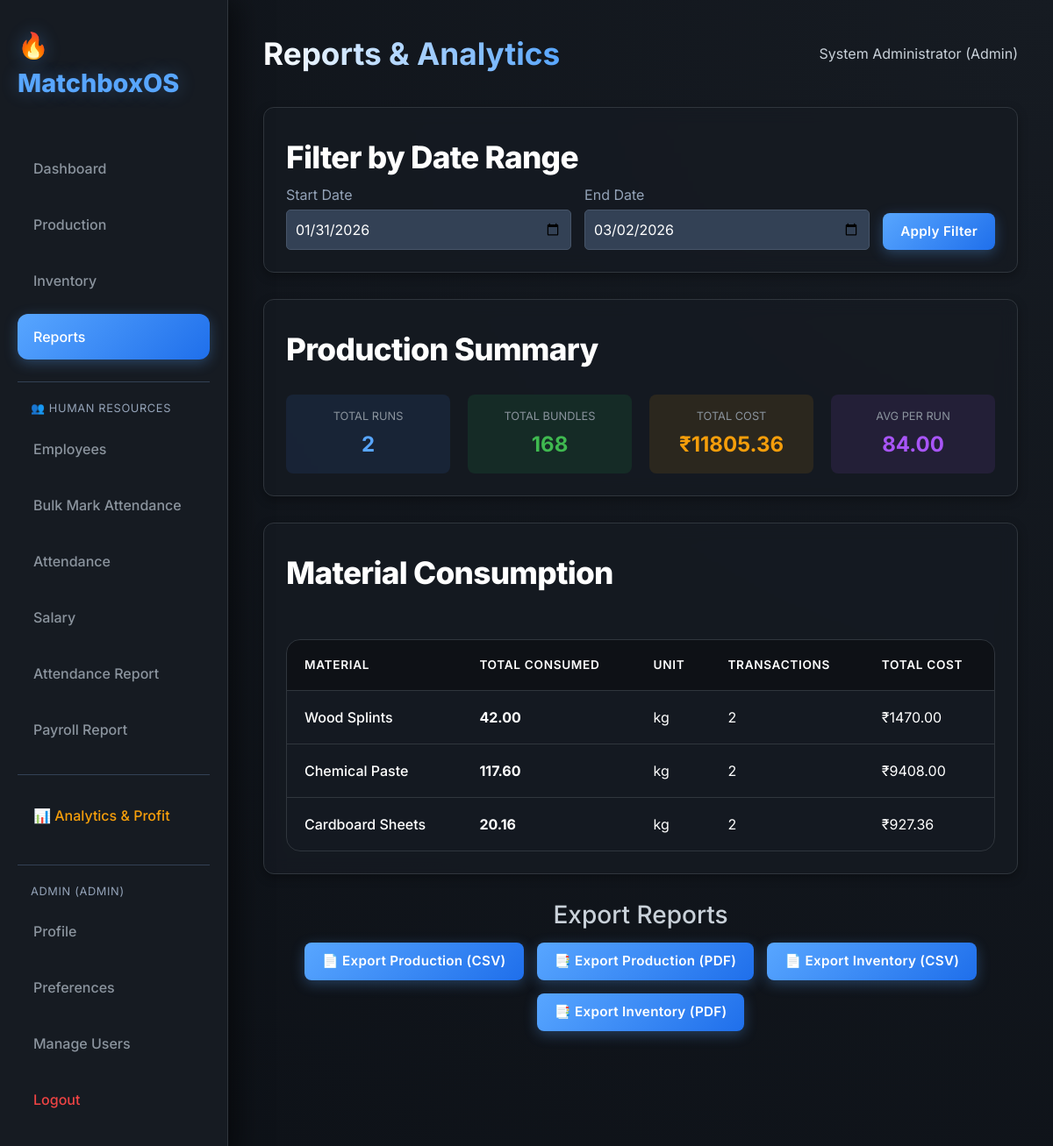
The app's page /reports (signed in), older data.
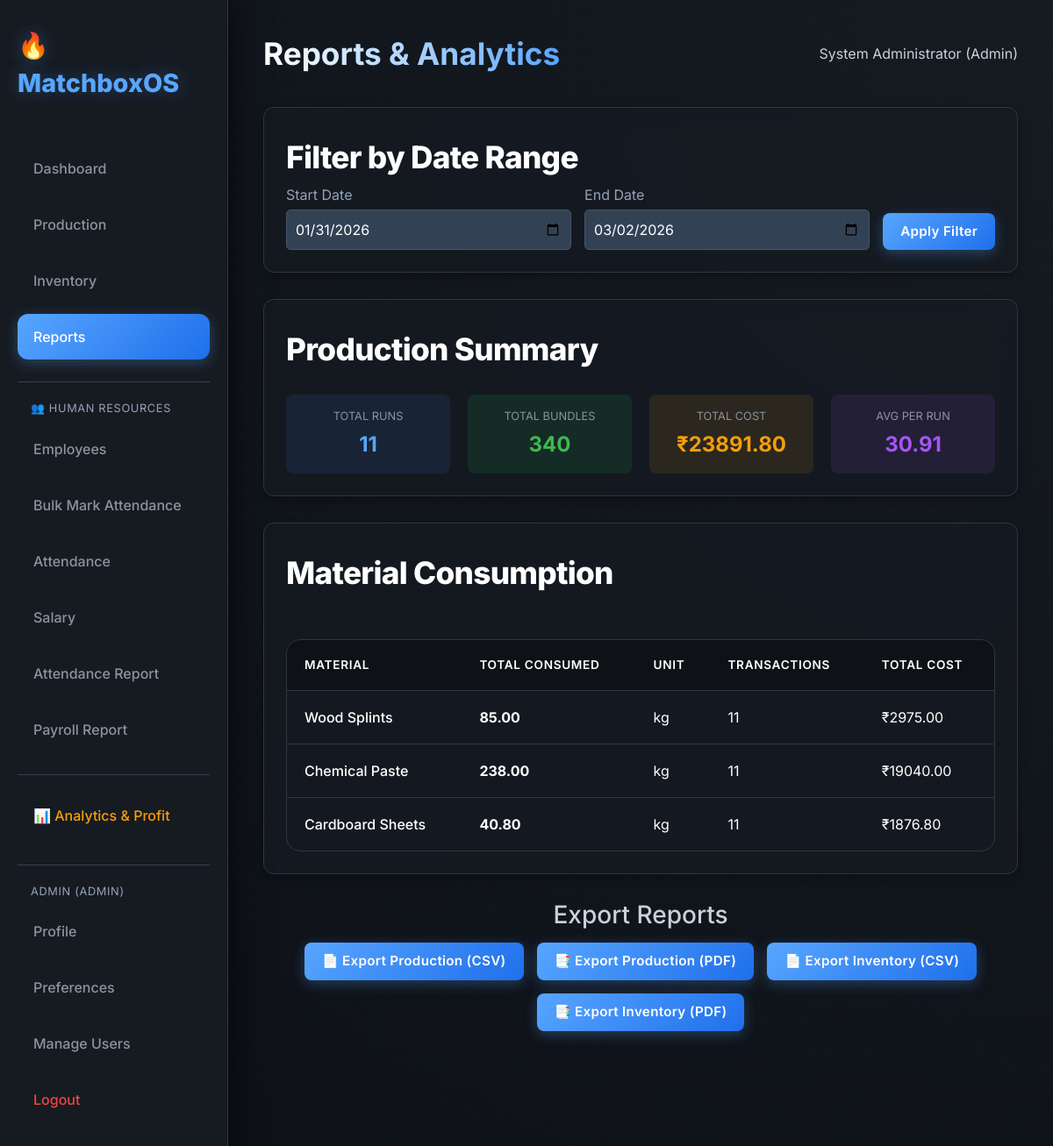
The same page, newer data.
### Payroll/auth_models.py (models this page shows, shortened)
class User(UserMixin, db.Model):
    __tablename__ = 'user'
    id = db.Column(db.Integer, primary_key=True)
    username = db.Column(db.String(80), unique=True, nullable=False, index=True)
    email = db.Column(db.String(120), unique=True, nullable=False, index=True)
    password_hash = db.Column(db.String(255), nullable=False)
    full_name = db.Column(db.String(100))
    role = db.Column(db.String(20), default='operator')  # admin, operator, viewer
    is_active = db.Column(db.Boolean, default=True)
    created_at = db.Column(db.DateTime, default=datetime.datetime.utcnow)
    last_login = db.Column(db.DateTime)
    def has_permission(self, permission):
        permissions = {
            'admin': ['view', 'create', 'edit', 'delete', 'manage_users', 'reports', 'analytics'],
            'manager': ['view', 'create', 'edit', 'reports'],
            'supervisor': ['view', 'create'],
            'operator': ['view', 'create', 'edit'],
            'viewer': ['view']
        }
        return permission in permissions.get(self.role, [])

### Payroll/models.py (models this page shows, shortened)
class RawMaterial(db.Model):
    __tablename__ = 'raw_material'
    id = db.Column(db.Integer, primary_key=True)
    name = db.Column(db.String(100), unique=True, nullable=False, index=True)
    quantity = db.Column(db.Float, default=0.0, nullable=False)
    unit = db.Column(db.String(20), nullable=False)
    unit_price = db.Column(db.Float, default=0.0, nullable=False)
    created_at = db.Column(db.DateTime, default=datetime.datetime.utcnow)
    updated_at = db.Column(
        db.DateTime, default=datetime.datetime.utcnow, onupdate=datetime.datetime.utcnow)
    __table_args__ = (
        db.CheckConstraint('quantity >= 0', name='check_quantity_positive'),
        db.CheckConstraint('unit_price >= 0', name='check_price_positive'),
    )

### Payroll/routes.py (the view)
@bp.route('/reports')
@login_required
def reports():
    start_date_str = request.args.get('start_date')
    end_date_str = request.args.get('end_date')
    start_date = datetime.datetime.strptime(start_date_str, '%Y-%m-%d').date() if start_date_str else None
    end_date = datetime.datetime.strptime(end_date_str, '%Y-%m-%d').date() if end_date_str else None
    if not start_date and not end_date:
        end_date = datetime.date.today()
        start_date = end_date - datetime.timedelta(days=30)
    production_summary = ReportService.get_production_summary(start_date, end_date)
    materials = RawMaterial.query.all()
    material_consumption = []
    for material in materials:
        consumption = ReportService.get_material_consumption(material.id, start_date, end_date)
        if consumption['total_consumed'] > 0:
            material_consumption.append(consumption)
    return render_template('reports.html',
                         production_summary=production_summary,
                         material_consumption=material_consumption,
                         start_date=start_date,
                         end_date=end_date)

### Payroll/templates/reports.html (shortened to what this page needs)
{% extends "base.html" %}
{% block header %}Reports & Analytics{% endblock %}
{% block content %}
<div class="card" style="margin-bottom: 30px;">
    <h3>Filter by Date Range</h3>
    <form method="GET" action="{{ url_for('main.reports') }}" style="display: flex; gap: 15px; align-items: end;">
        <div style="flex: 1;">
            <label style="display: block; margin-bottom: 5px; color: #94a3b8;">Start Date</label>
            <input type="date" name="start_date" value="{{ start_date }}"
                style="width: 100%; padding: 10px; background: #334155; border: 1px solid #475569; color: white; border-radius: 5px;">
        </div>
        <div style="flex: 1;">
            <label style="display: block; margin-bottom: 5px; color: #94a3b8;">End Date</label>
            <input type="date" name="end_date" value="{{ end_date }}"
                style="width: 100%; padding: 10px; background: #334155; border: 1px solid #475569; color: white; border-radius: 5px;">
        </div>
        <button type="submit" class="btn btn-primary" style="padding: 10px 20px;">Apply Filter</button>
    </form>
</div>
<div class="card" style="margin-bottom: 30px;">
    <h3>Production Summary</h3>
    <div style="display: grid; grid-template-columns: repeat(4, 1fr); gap: 20px; margin-top: 20px;">
        <div style="text-align: center; padding: 15px; background: rgba(59, 130, 246, 0.1); border-radius: 8px;">
            <div style="color: #8b949e; font-size: 0.8rem; text-transform: uppercase; margin-bottom: 5px;">Total Runs
            </div>
            <div style="font-weight: bold; font-size: 1.5rem; color: var(--accent-color);">{{
                production_summary.total_production_runs }}</div>
        </div>
        <div style="text-align: center; padding: 15px; background: rgba(34, 197, 94, 0.1); border-radius: 8px;">
            <div style="color: #8b949e; font-size: 0.8rem; text-transform: uppercase; margin-bottom: 5px;">Total Bundles
            </div>
            <div style="font-weight: bold; font-size: 1.5rem; color: var(--success-color);">{{
                production_summary.total_bundles }}</div>
        </div>
        <div style="text-align: center; padding: 15px; background: rgba(245, 158, 11, 0.1); border-radius: 8px;">
            <div style="color: #8b949e; font-size: 0.8rem; text-transform: uppercase; margin-bottom: 5px;">Total Cost
            </div>
            <div style="font-weight: bold; font-size: 1.5rem; color: #f59e0b;">₹{{
                "%.2f"|format(production_summary.total_cost) }}
            </div>
        </div>
        <div style="text-align: center; padding: 15px; background: rgba(168, 85, 247, 0.1); border-radius: 8px;">
            <div style="color: #8b949e; font-size: 0.8rem; text-transform: uppercase; margin-bottom: 5px;">Avg per Run
            </div>
            <div style="font-weight: bold; font-size: 1.5rem; color: #a855f7;">{{
                "%.2f"|format(production_summary.avg_bundles_per_run)
                }}</div>
        </div>
    </div>
</div>
<div class="card">
    <h3>Material Consumption</h3>
    <div style="max-height: 400px; overflow-y: auto; margin-top: 20px;">
        <table>
            <thead>
                <tr>
                    <th>Material</th>
                    <th>Total Consumed</th>
                    <th>Unit</th>
                    <th>Transactions</th>
                    <th>Total Cost</th>
                </tr>
            </thead>
            <tbody>
                {% for consumption in material_consumption %}
                <tr>
                    <td style="font-weight: 500; color: var(--accent-color);">{{ consumption.material_name }}</td>
                    <td style="font-weight: bold;">{{ "%.2f"|format(consumption.total_consumed) }}</td>
                    <td style="color: #8b949e;">{{ consumption.unit }}</td>
                    <td>{{ consumption.transaction_count }}</td>
                    <td style="color: var(--success-color);">₹{{ "%.2f"|format(consumption.total_cost) }}</td>
                </tr>
                {% else %}
                <tr>
                    <td colspan="5" style="text-align: center; color: #94a3b8; padding: 30px;">
                        No material consumption in selected date range.
                    </td>
                </tr>
                {% endfor %}
            </tbody>
        </table>
    </div>
</div>
<div style="margin-top: 30px; text-align: center;">
    <h3 style="margin-bottom: 15px;">Export Reports</h3>
    <div style="display: flex; gap: 15px; justify-content: center; flex-wrap: wrap;">
        <a href="{{ url_for('main.export_production_csv', start_date=start_date, end_date=end_date) }}"
            class="btn btn-primary" style="padding: 10px 20px;">
            📄 Export Production (CSV)
        </a>
        <a href="{{ url_for('main.export_production_pdf', start_date=start_date, end_date=end_date) }}"
            class="btn btn-primary" style="padding: 10px 20px;">
            📑 Export Production (PDF)
        </a>
        <a href="{{ url_for('main.export_inventory_csv') }}" class="btn btn-primary" style="padding: 10px 20px;">
            📄 Export Inventory (CSV)
        </a>
        <a href="{{ url_for('main.export_inventory_pdf') }}" class="btn btn-primary" style="padding: 10px 20px;">
            📑 Export Inventory (PDF)
        </a>
    </div>
</div>
{% endblock %}

### Payroll/templates/base.html (shortened to what this page needs)
<!DOCTYPE html>
<html lang="en">
<head>
    <link href="https://cdn.jsdelivr.net/npm/bootstrap@5.3.0/dist/css/bootstrap.min.css" rel="stylesheet">
    <link rel="stylesheet" href="https://cdnjs.cloudflare.com/ajax/libs/font-awesome/6.4.0/css/all.min.css">
    <link rel="stylesheet" href="{{ url_for('static', filename='css/style.css') }}?v=999999">
</head>
<body>
    <div class="sidebar">
        <div class="logo">🔥 MatchboxOS</div>
        <nav>
            <a href="{{ url_for('main.dashboard') }}"
                class="nav-link {% if request.endpoint == 'main.dashboard' %}active{% endif %}">Dashboard</a>
            <a href="{{ url_for('main.production') }}"
                class="nav-link {% if request.endpoint == 'main.production' %}active{% endif %}">Production</a>
            <a href="{{ url_for('main.inventory') }}"
                class="nav-link {% if request.endpoint == 'main.inventory' %}active{% endif %}">Inventory</a>
            {% if current_user.role != 'supervisor' %}
            <a href="{{ url_for('main.reports') }}"
                class="nav-link {% if request.endpoint == 'main.reports' %}active{% endif %}">Reports</a>
            {% endif %}
            <div style="margin-top: 25px; border-top: 1px solid #334155; padding-top: 20px;">
                <div
                    style="color: #94a3b8; font-size: 0.8rem; padding: 0 15px 10px; text-transform: uppercase; letter-spacing: 0.05em;">
                    👥 Human Resources
                </div>
                <a href="{{ url_for('employee.list_employees') }}"
                    class="nav-link {% if request.endpoint == 'employee.list_employees' %}active{% endif %}">Employees</a>
                <a href="{{ url_for('employee.bulk_attendance') }}"
                    class="nav-link {% if request.endpoint == 'employee.bulk_attendance' %}active{% endif %}">Bulk Mark
                    Attendance</a>
                <a href="{{ url_for('employee.attendance_list') }}"
                    class="nav-link {% if request.endpoint == 'employee.attendance_list' %}active{% endif %}">Attendance</a>
                {% if current_user.role != 'supervisor' %}
                <a href="{{ url_for('employee.salary_list') }}"
                    class="nav-link {% if request.endpoint == 'employee.salary_list' %}active{% endif %}">Salary</a>
                {% endif %}
                <a href="{{ url_for('employee.attendance_report') }}"
                    class="nav-link {% if request.endpoint == 'employee.attendance_report' %}active{% endif %}">Attendance
                    Report</a>
                {% if current_user.role != 'supervisor' %}
                <a href="{{ url_for('employee.payroll_report') }}"
                    class="nav-link {% if request.endpoint == 'employee.payroll_report' %}active{% endif %}">Payroll
                    Report</a>
                {% endif %}
            </div>
            {% if current_user.is_authenticated and current_user.role == 'admin' %}
            <div style="margin-top: 25px; border-top: 1px solid #334155; padding-top: 20px;">
                <a href="{{ url_for('main.analytics') }}"
                    class="nav-link {% if request.endpoint == 'main.analytics' %}active{% endif %}"
                    style="color: #f59e0b;">📊 Analytics & Profit</a>
            </div>
            {% endif %}
            <div style="margin-top: 30px; border-top: 1px solid #334155; padding-top: 20px;">
                {% if current_user.is_authenticated %}
                <div
                    style="color: #94a3b8; font-size: 0.8rem; padding: 0 15px 10px; text-transform: uppercase; letter-spacing: 0.05em;">
                    {{ current_user.username }} ({{ current_user.role }})
                </div>
                <a href="{{ url_for('auth.profile') }}"
                    class="nav-link {% if request.endpoint == 'auth.profile' %}active{% endif %}">Profile</a>
                <a href="{{ url_for('auth.preferences') }}"
                    class="nav-link {% if request.endpoint == 'auth.preferences' %}active{% endif %}">Preferences</a>
                {% if current_user.has_permission('manage_users') %}
                <a href="{{ url_for('auth.users') }}"
                    class="nav-link {% if request.endpoint == 'auth.users' %}active{% endif %}">Manage Users</a>
                {% endif %}
                <a href="{{ url_for('auth.logout') }}" class="nav-link" style="color: #ef4444;">Logout</a>
                {% else %}
                <a href="{{ url_for('auth.login') }}"
                    class="nav-link {% if request.endpoint == 'auth.login' %}active{% endif %}">Login</a>
                {% endif %}
            </div>
        </nav>
    </div>
    <div class="main-content">
        <header>
            <h1>{% block header %}Dashboard{% endblock %}</h1>
            <div class="user-profile">
                {% if current_user.is_authenticated %}
                {{ current_user.full_name or current_user.username }} ({{ current_user.role|capitalize }})
                {% else %}
                Guest
                {% endif %}
            </div>
        </header>
        {% block content %}{% endblock %}
    </div>
</body>
</html>

Row changes from the older to the newer data that the page shows:
changed RawMaterial "Wood Splints": total_consumed "42.00" → "85.00"; transaction_count "2" → "11"; total_cost "1470.00" → "2975.00"
changed RawMaterial "Chemical Paste": total_consumed "117.60" → "238.00"; transaction_count "2" → "11"; total_cost "9408.00" → "19040.00"
changed RawMaterial "Cardboard Sheets": total_consumed "20.16" → "40.80"; transaction_count "2" → "11"; total_cost "927.36" → "1876.80"
Text that changed along with them:
{{ production_summary.total_production_runs }}: "2" → "11"
{{ production_summary.total_bundles }}: "168" → "340"
{{ "%.2f"|format(production_summary.total_cost) }}: "11805.36" → "23891.80"
{{ "%.2f"|format(production_summary.avg_bundles_per_run) }}: "84.00" → "30.91"
